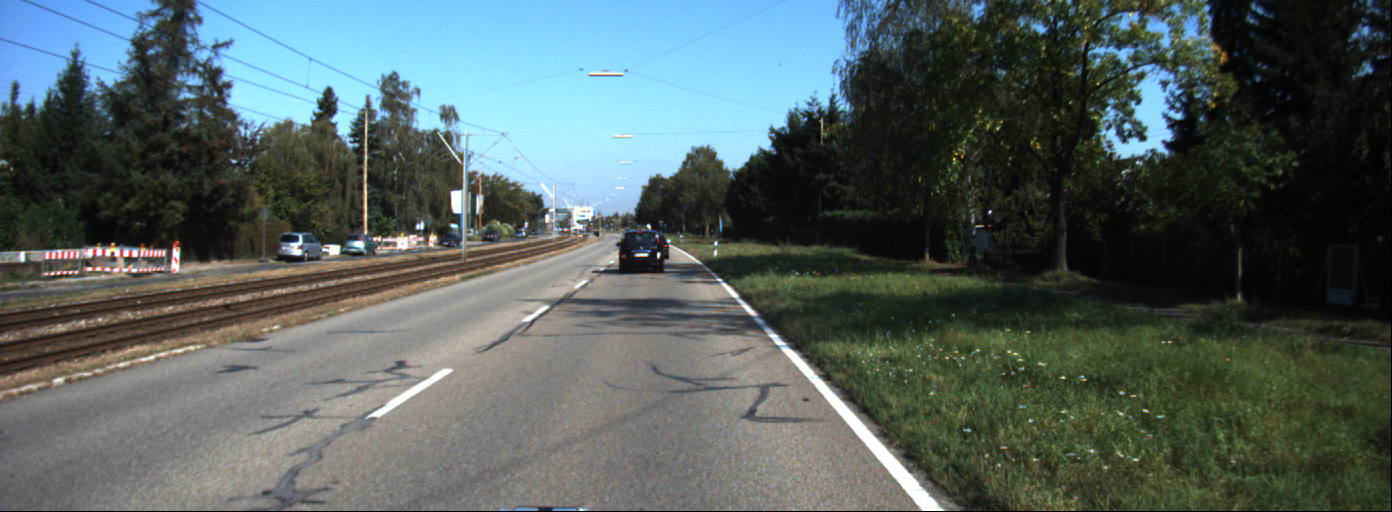
#> input picture data_1/0000000004.png, 1392 x 512 px; its folder holds only this picture in this run
$ python Problem_2_data_1.py   (older library calls are emulated)
#> lines starting #> are read from the running program, lines starting #| are printed output that depends on the picture; after the words box and inside, x2 and y2 are one past the last pixel; in counts of white or black regions, pixels touching at a corner belong together
#!/usr/bin/env python3
# -*- coding: utf-8 -*-
"""
Created on Sun Mar 28 13:37:59 2021

@author: bernard
"""

import cv2
import os
import numpy as np

# #Camera Matrix
# K: 9.037596e+02 0.000000e+00 6.957519e+02 0.000000e+00 9.019653e+02 2.242509e+02 0.000000e+00 0.000000e+00 1.000000e+00
# #distortion coefficients
# D: -3.639558e-01 1.788651e-01 6.029694e-04 -3.922424e-04 -5.382460e-02
Blue = (255, 0, 0)
Red = (0, 0, 255)
Green = (0, 255, 0)


# [20 lines left out: function convert_frames_to_video, not called in this run]


def undistort_image(img):
    # Camera parameter
    K = np.array([[9.037596e+02, 0.000000e+00, 6.957519e+02],
                  [0.000000e+00, 9.019653e+02, 2.242509e+02],
                  [0.000000e+00, 0.000000e+00, 1.000000e+00]])
    dist_coeff = np.array([[-3.639558e-01, 1.788651e-01, 6.029694e-04, -3.922424e-04, -5.382460e-02]])
    img = cv2.undistort(img, K, dist_coeff, None, K)
    return img


# [9 lines left out: function adjust_gamma, not called in this run]


def apply_sobel_x(gray):
    # Apply sobel in x direction
    sobel_x = cv2.Sobel(gray, cv2.CV_64F, 1, 0, ksize=5)
    # abs_sobelx = np.absolute(sobel_x)

    # Scale result to 0-255
    scaled_sobel = np.uint8(255 * abs(sobel_x) / np.max(abs(sobel_x)))
    sx_binary = np.zeros_like(scaled_sobel)

    # Keep only derivative values that are in the margin of interest
    sx_binary[(scaled_sobel >= 100) & (
                scaled_sobel <= 255)] = 1 * 255  # Remember to multiply by 255, if you want to show the img

    return sx_binary


def hist_lane_pixel(binary):
    # Calculating the histogram to get max value
    hist = np.sum(binary, axis=0)

    mid_point = int(hist.shape[0] // 2)
    left_x_ind = np.argmax(hist[:mid_point])
    right_x_ind = np.argmax(hist[mid_point:]) + mid_point  # Add mid_point to avoid bias for 0

    img_center = int(binary.shape[1] / 2)
    turn = turn_prediction(left_x_ind, right_x_ind, img_center)

    # Use the sliding window method to extract pixels
    num_window = 10
    # the margin of the width of the window
    margin = 50
    window_height = int(binary.shape[0] // num_window)
    # x, y positions of none zero pixels
    nonzero_pts = binary.nonzero()
    nonzero_x = np.array(nonzero_pts[1])
    nonzero_y = np.array(nonzero_pts[0])

    left_x_cur = left_x_ind
    right_x_cur = right_x_ind

    left_lane = []
    right_lane = []

    # Set min_num_pixels to recenter the window
    min_num_pixels = 50

    for i in range(num_window):
        # Set the window boundary in x and y, left and right
        window_y_low = binary.shape[0] - (i + 1) * window_height
        window_y_high = binary.shape[0] - i * window_height
        window_left_low = left_x_cur - margin
        window_left_high = left_x_cur + margin
        window_right_low = right_x_cur - margin
        window_right_high = right_x_cur + margin

        # Identify none zero pixels in the window
        left_lane_pixels = ((nonzero_y >= window_y_low)
                            & (nonzero_y < window_y_high)
                            & (nonzero_x >= window_left_low)
                            & (nonzero_x < window_left_high)).nonzero()[0]  # &: binary operator

        right_lane_pixels = ((nonzero_y >= window_y_low)
                             & (nonzero_y < window_y_high)
                             & (nonzero_x >= window_right_low)
                             & (nonzero_x < window_right_high)).nonzero()[0]

        left_lane.append(left_lane_pixels)
        right_lane.append(right_lane_pixels)

        # Shift to the next mean position if the length of none zero pixels is greater than min_num_pixels
        if len(left_lane) > min_num_pixels:
            left_x_cur = int(np.mean(nonzero_x[left_lane_pixels]))
        if len(right_lane) > min_num_pixels:
            right_x_cur = int(np.mean(nonzero_x[right_lane_pixels]))

    # Concatenate the arrays of left and right lane
    left_lane = np.concatenate(left_lane)
    right_lane = np.concatenate(right_lane)

    # Extract the left and right lane pixel positions
    left_x = nonzero_x[left_lane]
    left_y = nonzero_y[left_lane]
    right_x = nonzero_x[right_lane]
    right_y = nonzero_y[right_lane]
    # [4 lines of commented-out code are left out]
    return left_x, left_y, right_x, right_y, turn


def poly_fit(sx_binary, left_x, left_y, right_x, right_y):
    # Use np.polyfit() to fit a second order polynomial
    left_fit = np.polyfit(left_y, left_x, 2)
    right_fit = np.polyfit(right_y, right_x, 2)

    plot_y = np.linspace(0, sx_binary.shape[0] - 1, sx_binary.shape[0])

    left_fit_x = left_fit[0] * plot_y ** 2 + left_fit[1] * plot_y + left_fit[2]
    right_fit_x = right_fit[0] * plot_y ** 2 + right_fit[1] * plot_y + right_fit[2]

    # Plot the result in sx_binary image
    img = np.dstack((sx_binary, sx_binary, sx_binary)) * 255
    # Extract points from line fitting
    left_pts = np.array([(np.vstack([left_fit_x, plot_y])).T])
    right_pts = np.array([np.flipud((np.vstack([right_fit_x, plot_y])).T)])

    pts = np.hstack((left_pts, right_pts))
    pts = np.array(pts, dtype='int32')

    cv2.fillPoly(img, pts, Green)
    cv2.polylines(img, np.int32([left_pts]), isClosed=False, color=Blue, thickness=10)
    cv2.polylines(img, np.int32([right_pts]), isClosed=False, color=Blue, thickness=10)

    return img


def turn_prediction(left_lane_pts, right_lane_pts, image_center):
    center_lane = left_lane_pts + (right_lane_pts - left_lane_pts) / 2

    if abs(center_lane - image_center) < 40:
        return "Straight"

    elif center_lane - image_center < 0:
        return "Turning Left"

    else:
        return "Turning Right"

def main():
    file_dir = "./data_1/"
    data = [i for i in os.listdir(file_dir) if i.endswith('.png')]

    # source points to be warped (points are determined through try and error)
    pts_src = np.array([[250, 500], [540, 300], [720, 300], [850, 500]])
    # destination points to be warped towards
    pts_dst = np.array([[410, 511], [410, 0], [780, 0], [780, 511]])

    # for sorting the file names properly
    data.sort(key=lambda x: int(x[5:-4]))

    h, _ = cv2.findHomography(pts_src, pts_dst)

    for i in range(len(data)):
        filename = file_dir + data[i]
        # reading each files
        img = cv2.imread(filename)
#> img is the input picture: shape (512, 1392, 3); mean B, G, R 95.5, 96.8, 83.6
        height, width, _ = img.shape

        undistort_img = undistort_image(img)
        warp = cv2.warpPerspective(undistort_img, h, (width, height))
        gray = cv2.cvtColor(warp, cv2.COLOR_BGR2GRAY)
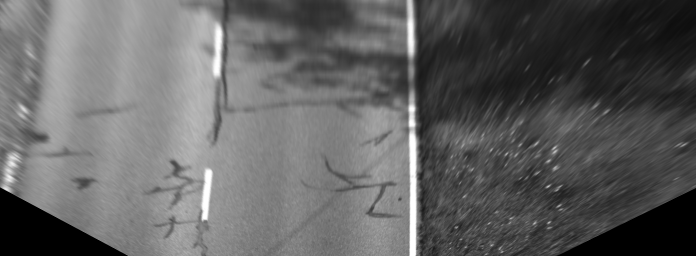
#> gray: shape (512, 1392) (shown at 1/2 size); min 0, max 255, mean 98.1
        blur = cv2.GaussianBlur(gray, (5, 5), 0)

        sx_binary = apply_sobel_x(blur)
#> in apply_sobel_x, `sobel_x = cv2.Sobel(gray, cv2.CV_64F, 1, 0, ksize=5)`:
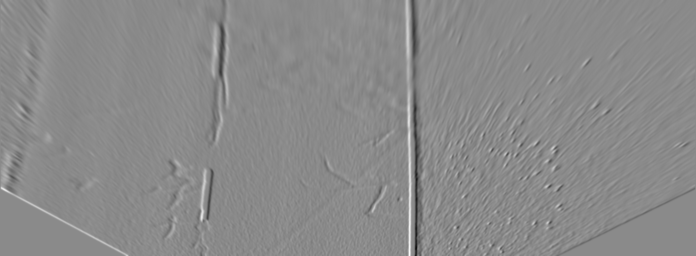
#> sobel_x: shape (512, 1392) float64 (shown at 1/2 size); min -5187, max 4371, mean -5.4; drawn with min black and max white
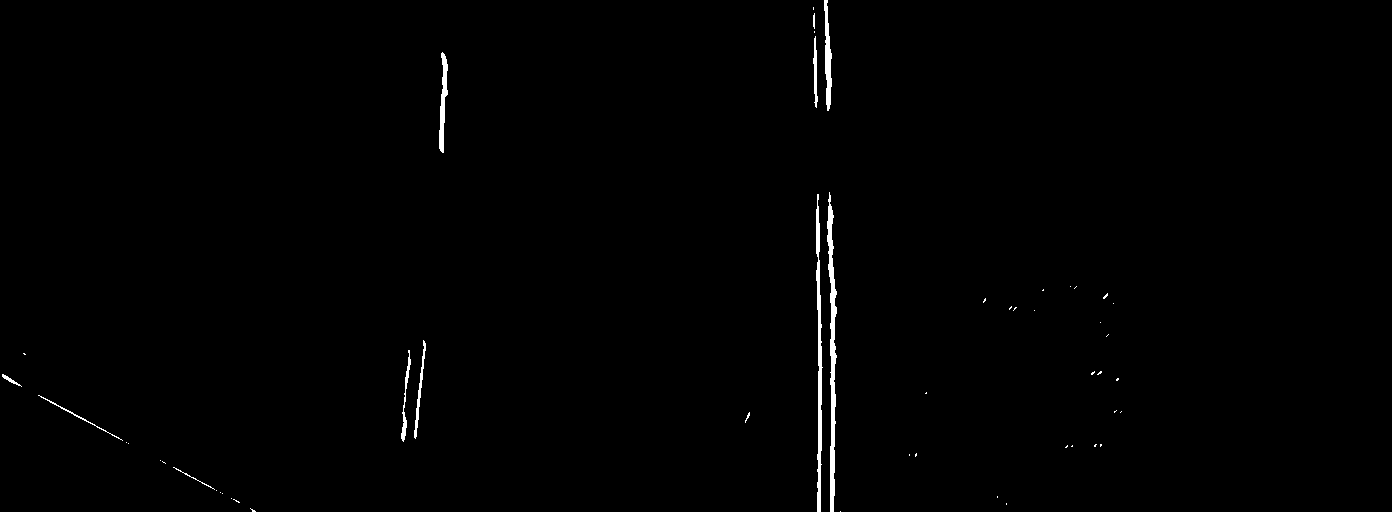
#> sx_binary: shape (512, 1392); 0.66% white; 51 white regions (40 under 20 px), largest, box (x1, y1, x2, y2) and area: (827, 192, 837, 512) 1453, (816, 194, 823, 512) 1115, (824, 0, 832, 111) 516
        left_x, left_y, right_x, right_y, turn = hist_lane_pixel(sx_binary)
#> in hist_lane_pixel, `hist = np.sum(binary, axis=0)`: hist = 1392 values, max 81855 at index 831, min 0 at index 0, mean 862.1
#> in hist_lane_pixel, `left_x_ind = np.argmax(hist[:mid_point])`: left_x_ind = 443
#> in hist_lane_pixel, `right_x_ind = np.argmax(hist[mid_point:]) + mid_point`: right_x_ind = 831
#> in turn_prediction, `center_lane = left_lane_pts + (right_lane_pts - left_lane_pts) / 2`: center_lane = 637
#> in hist_lane_pixel, `turn = turn_prediction(left_x_ind, right_x_ind, img_center)`: turn = 'Turning Left'
#> in hist_lane_pixel, `nonzero_pts = binary.nonzero()`: nonzero_pts = 4706 positions, rows 0 to 511, columns 2 to 1121
#> in hist_lane_pixel, `nonzero_x = np.array(nonzero_pts[1])`: nonzero_x = 4706 values, max 1121 at index 3482, min 2 at index 2851, mean 704.1
#> in hist_lane_pixel, `nonzero_y = np.array(nonzero_pts[0])`: nonzero_y = 4706 values from 0 to 511
#> in hist_lane_pixel, `left_x_cur = left_x_ind`: left_x_cur = 443
#> in hist_lane_pixel, `right_x_cur = right_x_ind`: right_x_cur = 831
#> the loop in hist_lane_pixel, `for i in range(num_window):` made 10 passes
#> left_lane_pixels on pass 10: [271]
#> after the loop in hist_lane_pixel, `for i in range(num_window):`: left_lane = 10 items
#> in hist_lane_pixel, `left_lane = np.concatenate(left_lane)`: left_lane = 968 values, max 4003 at index 189, min 271 at index 967, mean 2079
#> in hist_lane_pixel, `right_lane = np.concatenate(right_lane)`: right_lane = 3308 values, max 4705 at index 416, min 8 at index 3036, mean 2294.9
#> in hist_lane_pixel, `left_x = nonzero_x[left_lane]`: left_x = 968 values, max 447 at index 781, min 401 at index 142, mean 427.3
#> in hist_lane_pixel, `left_y = nonzero_y[left_lane]`: left_y = 968 values, max 441 at index 189, min 52 at index 967, mean 252.7
#> in hist_lane_pixel, `right_x = nonzero_x[right_lane]`: right_x = 3308 values, max 840 at index 416, min 813 at index 2647, mean 825.5
#> in hist_lane_pixel, `right_y = nonzero_y[right_lane]`: right_y = 3308 values, max 511 at index 408, min 2 at index 3036, mean 290
#> turn = 'Turning Left'
        # lane_detect_img = poly_fit(sx_binary, left_x, left_y, right_x, right_y)

        if np.sum(left_x) == 0 or np.sum(left_y) == 0 or np.sum(right_x) == 0 or np.sum(right_y) == 0:

            hsv_img = cv2.cvtColor(warp, cv2.COLOR_BGR2HSV)
            clahe = cv2.createCLAHE(clipLimit=4.0, tileGridSize=(16, 16))
            clahe_img = clahe.apply(hsv_img[:, :, 2])

            gamma_img = adjust_gamma(clahe_img, 1.0)
            hsv_img[:, :, 2] = gamma_img

            processed_img = cv2.cvtColor(hsv_img, cv2.COLOR_HSV2BGR)

            gray = cv2.cvtColor(processed_img, cv2.COLOR_BGR2GRAY)
            blur = cv2.GaussianBlur(gray, (5, 5), 0)
            sx_binary = apply_sobel_x(blur)
            img, left_x, left_y, right_x, right_y, turn = hist_lane_pixel(sx_binary)
            lane_detect_img = poly_fit(img, left_x, left_y, right_x, right_y)

        else:
            lane_detect_img = poly_fit(sx_binary, left_x, left_y, right_x, right_y)
#> in poly_fit, `left_fit = np.polyfit(left_y, left_x, 2)`: left_fit = [-0.000142, -0.0316, 447.5]
#> in poly_fit, `right_fit = np.polyfit(right_y, right_x, 2)`: right_fit = [-2.35e-05, 0.0196, 822.3]
#> in poly_fit, `left_fit_x = left_fit[0] * plot_y ** 2 + left_fit[1] * plot_y + left_f..`: left_fit_x = 512 values, max 447.5 at index 0, min 394.4 at index 511, mean 427.1
#> in poly_fit, `right_fit_x = right_fit[0] * plot_y ** 2 + right_fit[1] * plot_y + rig..`: right_fit_x = 512 values, max 826.4 at index 416, min 822.3 at index 0, mean 825.3
#> in poly_fit, `left_pts = np.array([(np.vstack([left_fit_x, plot_y])).T])`: left_pts = 512 pairs, first value 394.4 to 447.5, second value 0 to 511
#> in poly_fit, `right_pts = np.array([np.flipud((np.vstack([right_fit_x, plot_y])).T)])`: right_pts = 512 pairs, first value 822.3 to 826.4, second value 0 to 511
#> in poly_fit, `pts = np.hstack((left_pts, right_pts))`: pts = 1024 pairs, first value 394.4 to 826.4, second value 0 to 511
#> in poly_fit, `pts = np.array(pts, dtype='int32')`: pts = 1024 pairs, first value 394 to 826, second value 0 to 511
#> in poly_fit, `cv2.polylines(img, np.int32([right_pts]), isClosed=False, color=Blue, ..`:
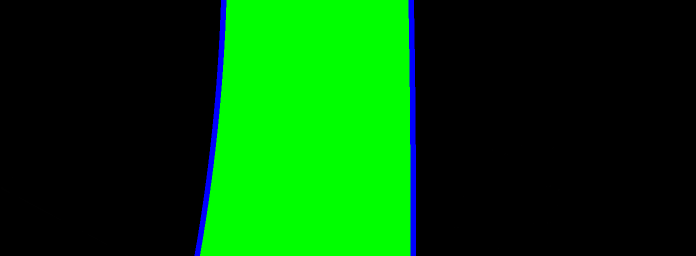
#> img: shape (512, 1392, 3) (shown at 1/2 size); mean of channels 0, 1, 2 4, 70.9, 0; drawn as B, G, R

        # Unwarp the image
        h_inv = np.linalg.inv(h)
        lane_detect_img = cv2.warpPerspective(lane_detect_img, h_inv, (width, height))

        final_img = cv2.addWeighted(np.uint8(img), 1, np.uint8(lane_detect_img), 0.5, 0)
        cv2.putText(final_img, turn, (100, 100), cv2.FONT_HERSHEY_SIMPLEX, 1.5, Red, 2, cv2.LINE_AA)
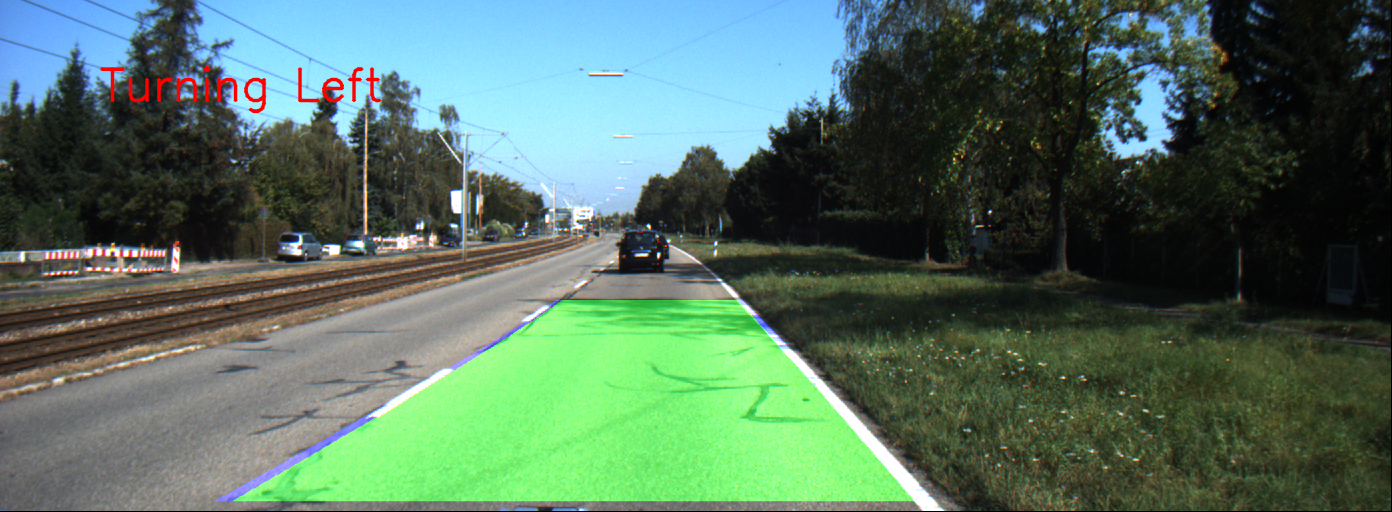
#> final_img: shape (512, 1392, 3); mean B, G, R 95.3, 110.9, 84

        # cv2.imshow('final', final_img)
        # print("Press q or esc to continue to the next frame !!!")
        directory_name = './data_1_output_png/' + data[i]
        cv2.imwrite(directory_name, final_img)
        cv2.waitKey(0)
    cv2.destroyAllWindows()

    file_dir = "./data_1_output_png/"
#> (the run stopped early here; a loop or call above may not have finished)

$ run again, on data_1/0000000012.png
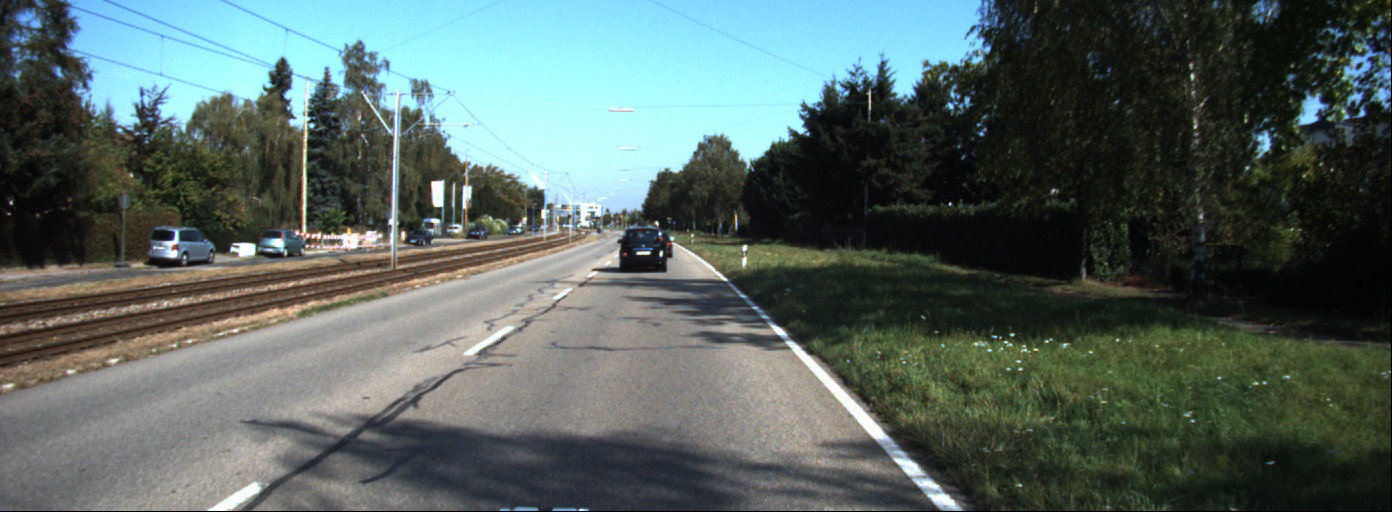
#> input picture data_1/0000000012.png, 1392 x 512 px
#> in main, img is the input picture: shape (512, 1392, 3); mean B, G, R 96.7, 100.6, 85.6
#> in main, `sx_binary = apply_sobel_x(blur)`:
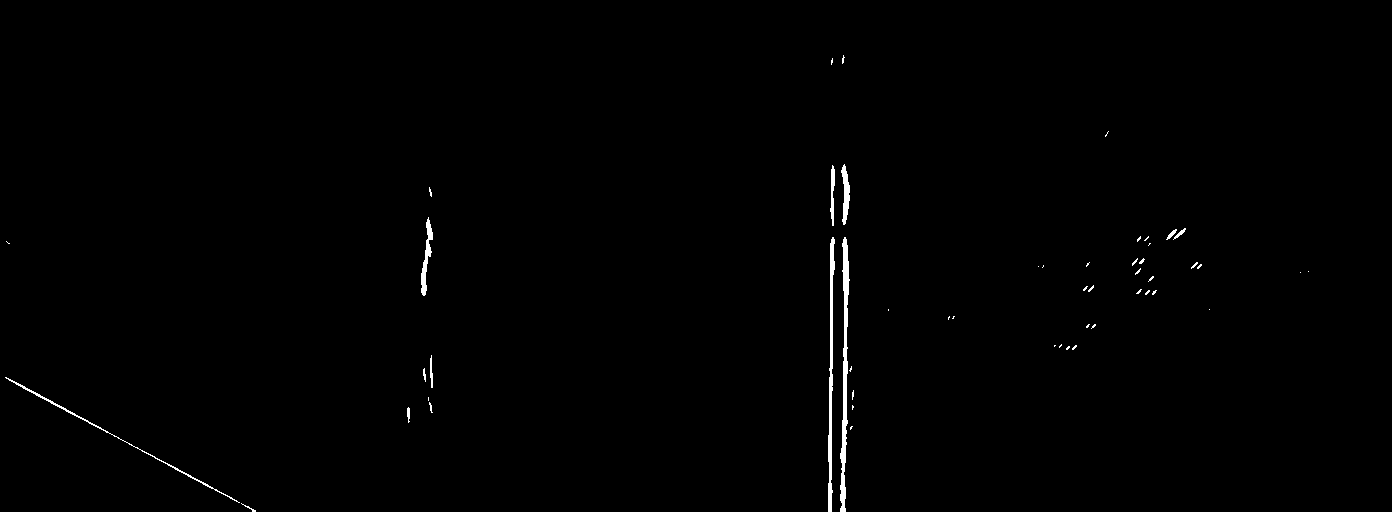
#> sx_binary: shape (512, 1392); 0.58% white; 52 white regions (39 under 20 px), largest, box (x1, y1, x2, y2) and area: (840, 237, 850, 512) 1229, (828, 237, 835, 512) 936, (5, 377, 240, 503) 455
#> hist = 1392 values, max 85170 at index 844, min 0 at index 0, mean 751.6
#> left_x_ind = 430
#> right_x_ind = 844
#> center_lane = 637
#> in hist_lane_pixel, `turn = turn_prediction(left_x_ind, right_x_ind, img_center)`: turn = 'Turning Left'
#> nonzero_pts = 4103 positions, rows 55 to 511, columns 5 to 1308
#> nonzero_x = 4103 values, max 1308 at index 1316, min 5 at index 2429, mean 725.7
#> nonzero_y = 4103 values from 55 to 511
#> left_x_cur = 430
#> right_x_cur = 844
#> the loop in hist_lane_pixel, `for i in range(num_window):` made 10 passes
#> left_lane_pixels on pass 4: [2195, 2203, 2211, 2218, 2219]
#> after the loop in hist_lane_pixel, `for i in range(num_window):`: left_lane = 10 items
#> in hist_lane_pixel, `left_lane = np.concatenate(left_lane)`: left_lane = 537 values, max 3078 at index 34, min 222 at index 520, mean 1479.7
#> in hist_lane_pixel, `right_lane = np.concatenate(right_lane)`: right_lane = 2722 values, max 4102 at index 406, min 0 at index 2697, mean 2061.2
#> in hist_lane_pixel, `left_x = nonzero_x[left_lane]`: left_x = 537 values, max 432 at index 13, min 407 at index 0, mean 425.6
#> in hist_lane_pixel, `left_y = nonzero_y[left_lane]`: left_y = 537 values, max 422 at index 34, min 187 at index 520, mean 293.1
#> in hist_lane_pixel, `right_x = nonzero_x[right_lane]`: right_x = 2722 values, max 888 at index 1259, min 828 at index 0, mean 838.9
#> in hist_lane_pixel, `right_y = nonzero_y[right_lane]`: right_y = 2722 values, max 511 at index 397, min 55 at index 2697, mean 338.1
#> in main, `left_x, left_y, right_x, right_y, turn = hist_lane_pixel(sx_binary)`: turn = 'Turning Left'
#> left_fit = [-0.000131, 0.0502, 422.7]
#> right_fit = [-4.43e-05, 0.0197, 837.8]
#> left_fit_x = 512 values, max 427.5 at index 192, min 414.2 at index 511, mean 424.2
#> right_fit_x = 512 values, max 840 at index 222, min 836.3 at index 511, mean 839
#> left_pts = 512 pairs, first value 414.2 to 427.5, second value 0 to 511
#> right_pts = 512 pairs, first value 836.3 to 840, second value 0 to 511
#> in poly_fit, `pts = np.hstack((left_pts, right_pts))`: pts = 1024 pairs, first value 414.2 to 840, second value 0 to 511
#> in poly_fit, `pts = np.array(pts, dtype='int32')`: pts = 1024 pairs, first value 414 to 840, second value 0 to 511
#> in main, `cv2.putText(final_img, turn, (100, 100), cv2.FONT_HERSHEY_SIMPLEX, 1.5..`:
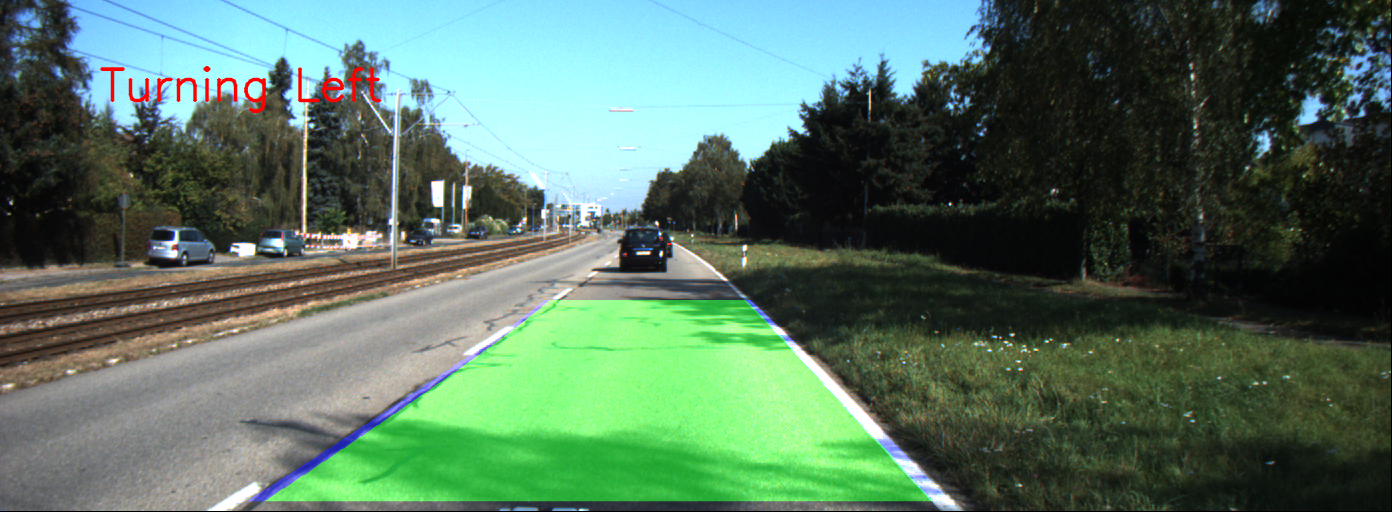
#> final_img: shape (512, 1392, 3); mean B, G, R 96.6, 114.3, 86
